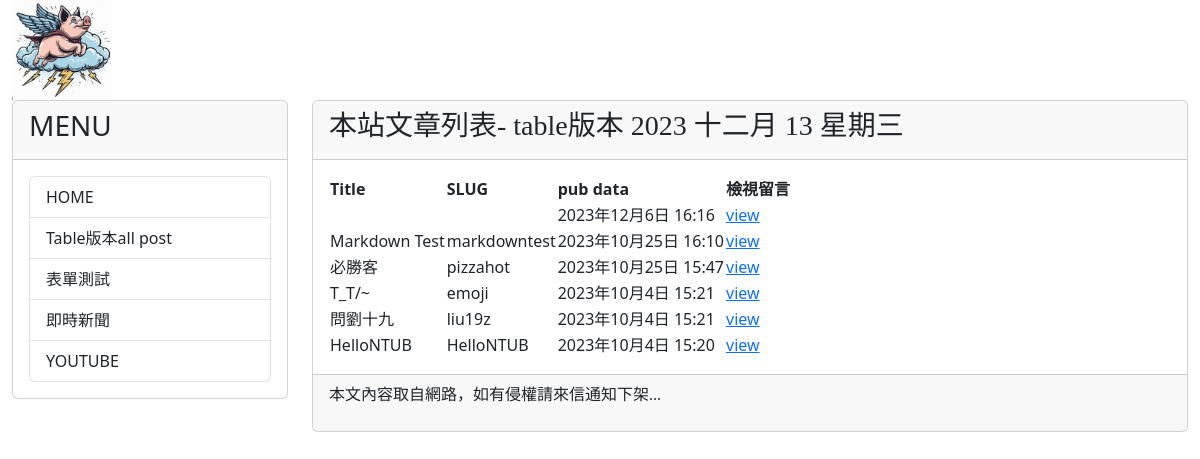
Page /post/ on the committed database.
### mysite/models.py (models this page shows, shortened)
class Post(models.Model):
    title = models.CharField(max_length = 200)
    slug = models.CharField(max_length = 200)
    body = models.TextField()
    category = models.TextField(null=True)
    pub_date = models.DateTimeField(auto_now_add=True)
    class Meta:
        ordering = ('-pub_date', )

### mysite/views.py (the view)
# urls.py: path('post/', views.show_all_posts, name="show-all-posts"),
def show_all_posts(request):
    posts = Post.objects.all()
    return render(request, 'allposts.html', locals())

### mysite/templates/allposts.html (shortened to what this page needs)
{% extends "base2.html" %}
{% block headmessage %}
<h3 style='font-family:標楷體;'>本站文章列表- table版本</a>
    {% now 'Y M d D' %}
{% endblock headmessage %}
{% block content %}
{% for post in posts %}
{% if forloop.first %}
<table>
    <tr background="#cccccc">
        <th>Title</th>
        <th>SLUG</th>
        <th>pub data</th>
        <th>檢視留言</th>
    </tr>
{% endif %}
    <tr background='{% cycle "#ffccff" "#ccffcc" %}'>
        <td>{{ post.title }}</td>
        <td>{{ post.slug }}</td>
        <td>{{ post.pub_date }}</td>
        <td><a href="{% url 'show-comments' post.id %}">view</a></td>
    </tr>
{% if forloop.last %}
</table>
{% endif %}
{% endfor %}
{% endblock content %}

### rows in the picture
Post: pub_date "2023年12月6日 16:16"
Post: title "Markdown Test", slug "markdowntest", pub_date "2023年10月25日 16:10"
Post: title "必勝客", slug "pizzahot", pub_date "2023年10月25日 15:47"
Post: title "T_T/~", slug "emoji", pub_date "2023年10月4日 15:21"
Post: title "問劉十九", slug "liu19z", pub_date "2023年10月4日 15:21"
Post: title "HelloNTUB", slug "HelloNTUB", pub_date "2023年10月4日 15:20"
